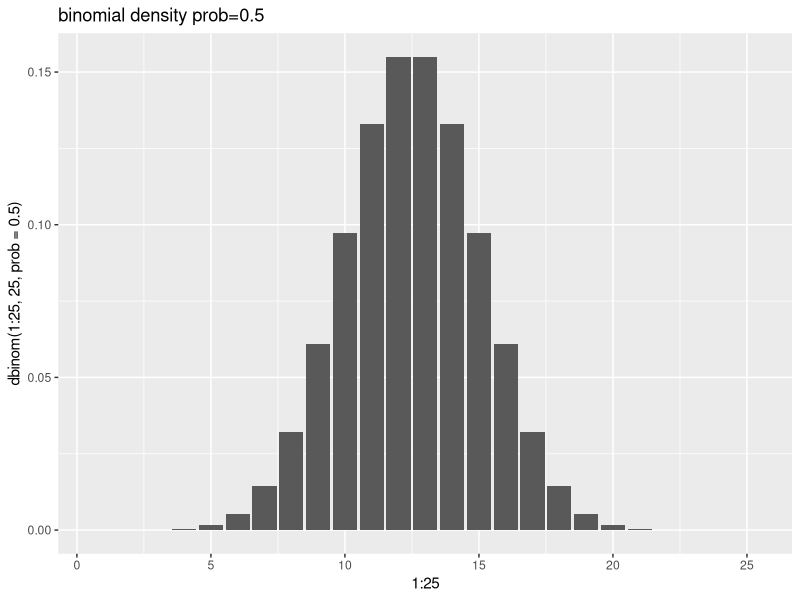
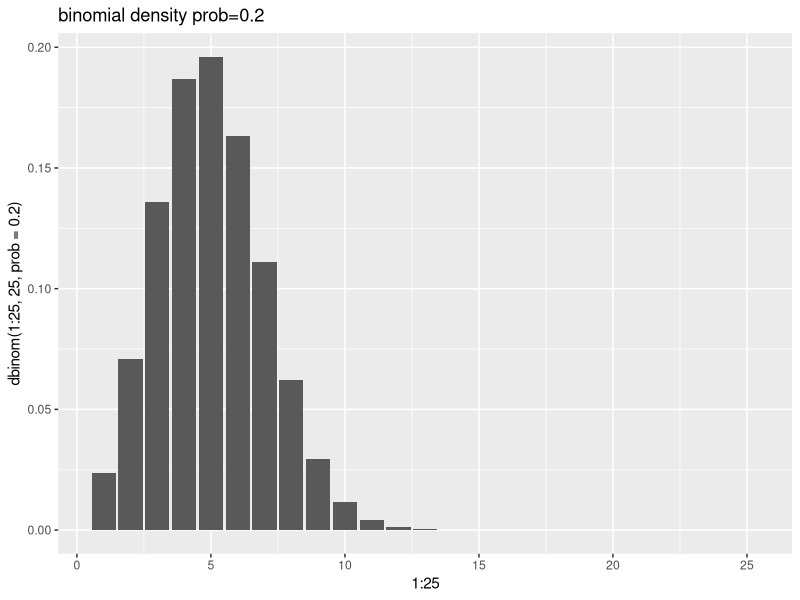
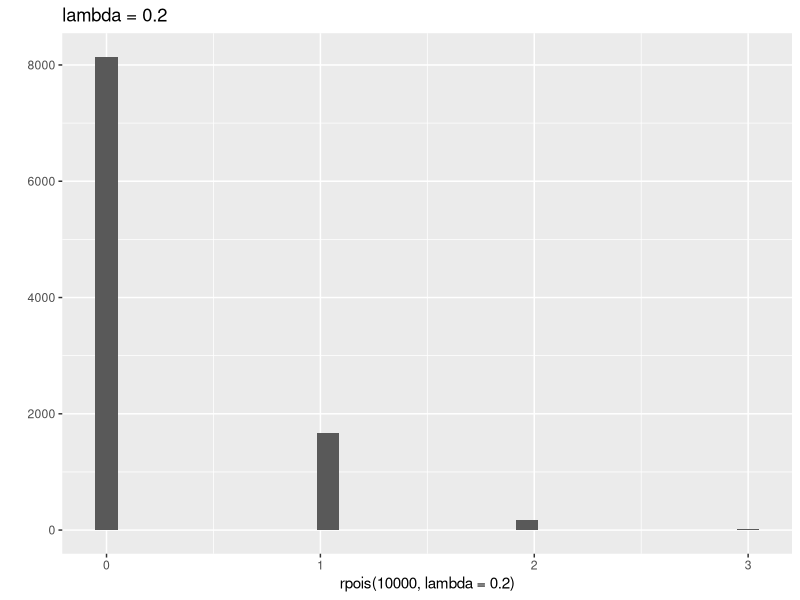
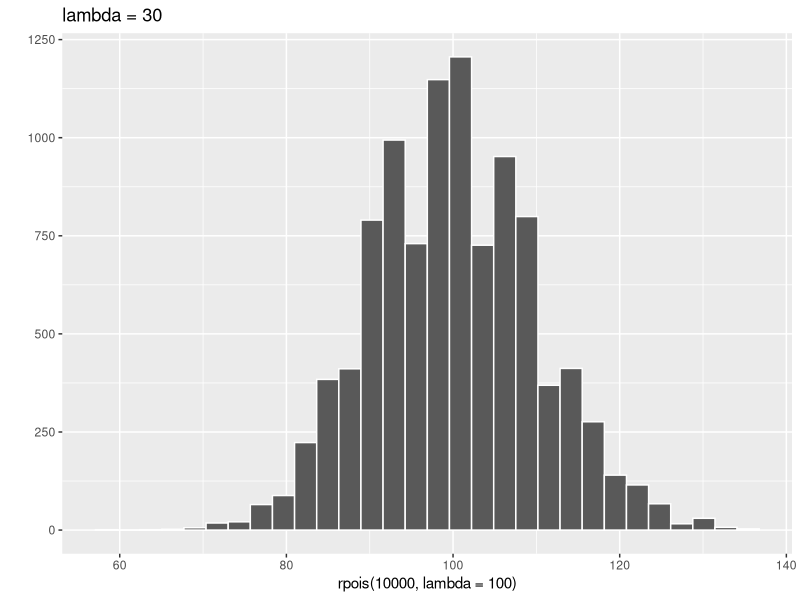
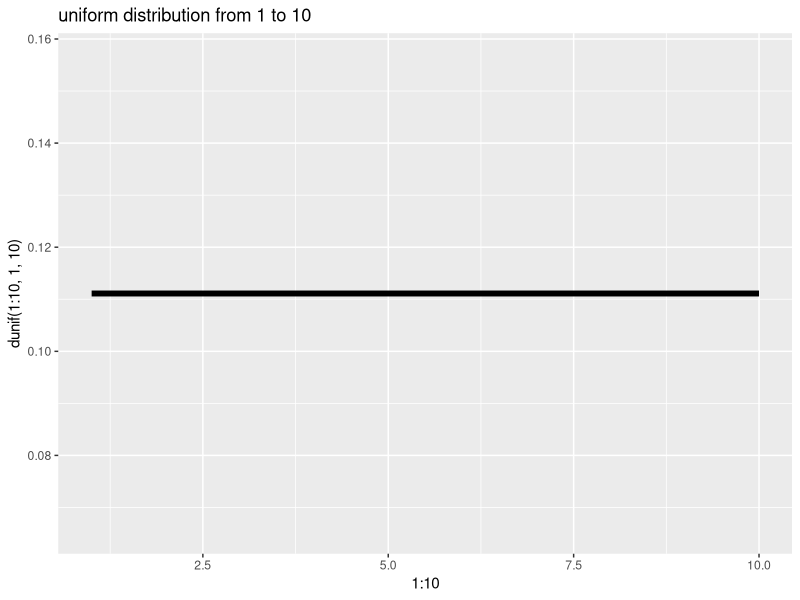
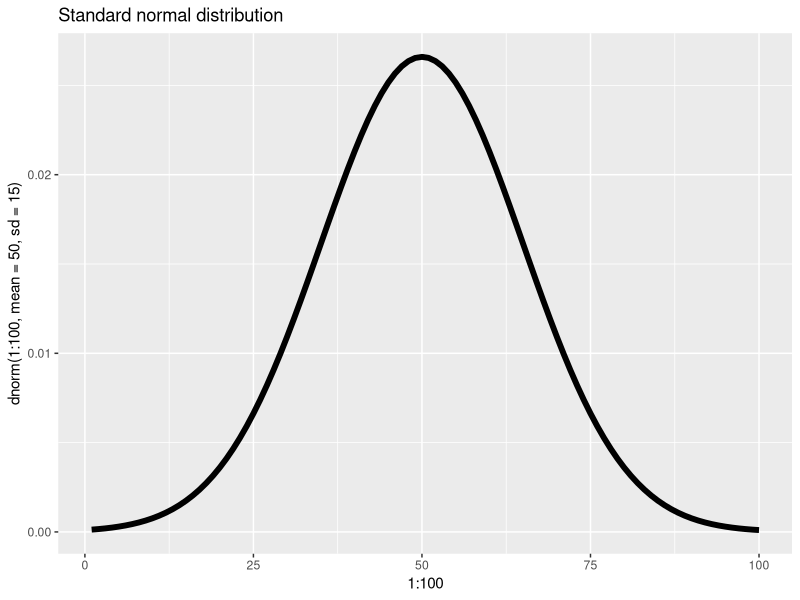
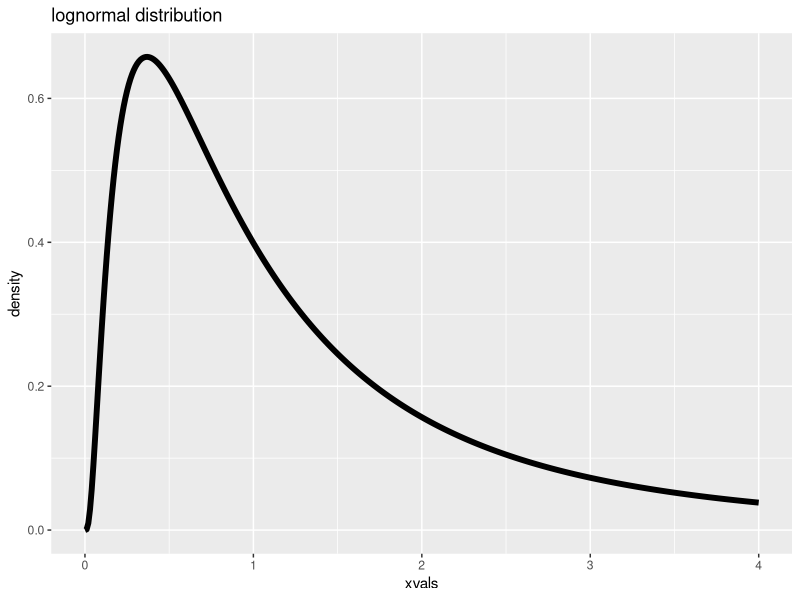
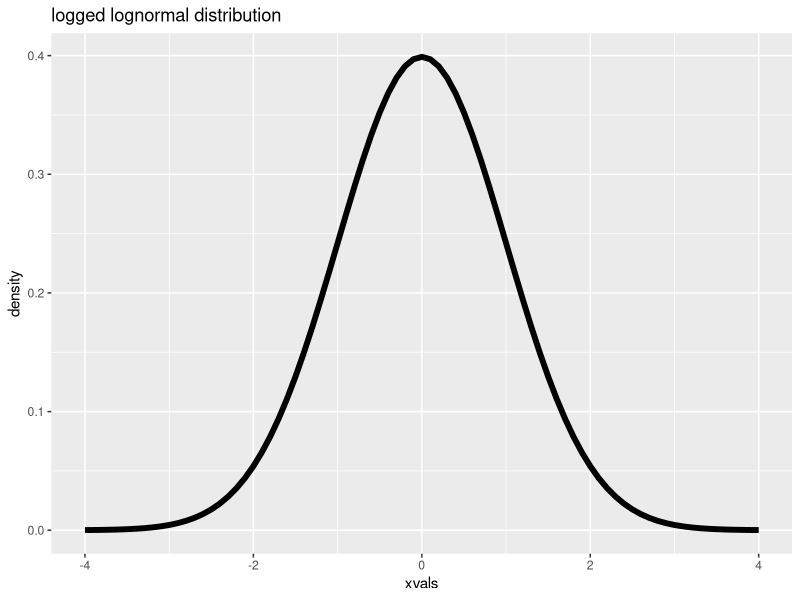

Generate these figures, in order, with R:
## ---- chunk 1
library(ggplot2)
## ---- chunk 2
ggplot() + 
  geom_bar(aes(x=1:25, y=dbinom(1:25, 25, prob = 0.5)), stat="identity") + 
  ggtitle("binomial density prob=0.5")

## ---- chunk 3
ggplot() + 
  geom_bar(aes(x=1:25, y=dbinom(1:25, 25, prob = 0.2)), stat="identity") + 
  ggtitle("binomial density prob=0.2")
## ---- chunk 4
qplot(x=rpois(10000,lambda = 0.2), main="lambda = 0.2")
## ---- chunk 5
qplot(x=rpois(10000, lambda = 100), 
      main="lambda = 30", color=I("white"))
## ---- chunk 6
qplot(x=1:10, y=dunif(1:10, 1, 10), main="uniform distribution from 1 to 10", geom="line", size=I(2))
## ---- chunk 7
qplot(x=1:100, y=dnorm(1:100, mean=50, sd=15), main="Standard normal distribution", geom="line", size=I(2))
## ---- chunk 8
xvals <- seq(0,4, by=0.01)
lnorm <- dlnorm(xvals, meanlog = 0, sdlog = 1)

qplot(xvals, y=lnorm, main="lognormal distribution", geom="line", size=I(2)) + labs(y="density")
qplot(seq(-4, 4, by=0.1), y=dnorm(seq(-4, 4, by=0.1), 0, 1), main="logged lognormal distribution", geom="line", size=I(2)) + labs(x="xvals", y="density")
## ---- chunk 9
xvals <- seq(0, 10, by=0.05); qplot(x=xvals, y=dexp(xvals, rate=2), geom="line", size=I(2))
## ---- chunk 10
sim <- rbinom(n = 5000, size=5000, prob = 0.5)
qplot(sim, main="binomial distribution p = 0.5")
## ---- chunk 11
library(ggplot2)
library(gridExtra)
dens <- qplot(x=1:100, y=dnorm(x=1:100, mean=60, sd=20), geom="line", size=I(2))  + labs(x="x", y="density", title="density")
cum <- qplot(x=1:100, y=pnorm(q=1:100, mean=60, sd=20), geom="line", size=I(2))  + labs(x="x", y="cumulative prob", title="cumulative prob")
grid.arrange(dens, cum)
## ---- chunk 12
pnorm(q = 5, mean = 10, sd = 1.5)
## ---- chunk 13
set.seed(1237)
grades <- rnorm(1000, mean=75, sd=10)
## ---- chunk 14
qplot(grades)
## ---- chunk 15
ninety_percentile <- qnorm(0.9, mean=75, sd = 10)
qplot(grades, main="grades distribution with 90th percentile indicated") + 
  geom_vline(xintercept=ninety_percentile, color="red")
## ---- chunk 16
sum(grades <= ninety_percentile) / length(grades)
## ---- chunk 17
qqnorm(rnorm(1000))
## ---- chunk 18
qqnorm(rnorm(1000)^2)
qqnorm(rnorm(1000)^3)
## ---- chunk 19
shapiro.test(rnorm(1000))
shapiro.test(rnorm(1000)^2)
